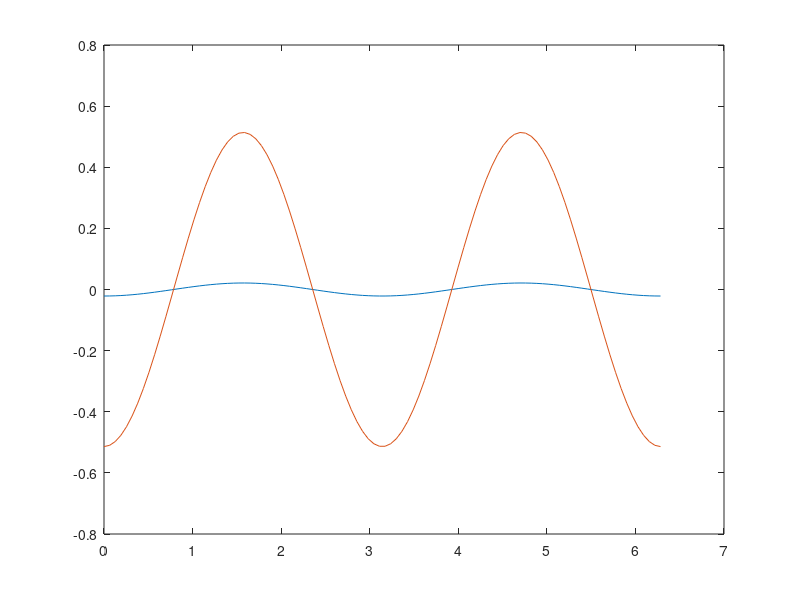

The MATLAB source for this figure: (Note: this script raises an error after producing the figure.)
clc 
clear 

%% r = 10
rho = 1.3;
a = 2;
nu = 2 ;
c = 330;
e = 1.25e-3;
mach = 0.076;
t = 0 ;
theta = linspace(0, 2*pi,100);
r = 10;
o = 2*pi;
k = (2*o)/c;

e2 = (1/pi) * (2/(k*a)^3);
Ha = (besselh(1,1,k*a) - besselh(3,1,k*a))/2  ; %derivative of hankel function


A1 = (4i * rho * a  * e * o * o )/(k * Ha);
A1 = A1 * exp(-1i *(pi/2));

H = besselh(nu, 1 , k*r);

pa = A1 * H .* exp(2i.*(theta - o*t));

plot(theta,real(pa));
hold on;

%% r = 2
rho = 1.3;
a = 2;
nu = 2 ;
c = 330;
e = 1.25e-3;
mach = 0.076;
t = 0 ;
theta = linspace(0, 2*pi,100);
r = 2;
o = 2*pi;
k = (2*o)/c;

e2 = (1/pi) * (2/(k*a)^3);
Ha = (besselh(1,1,k*a) - besselh(3,1,k*a))/2  ; %derivative of hankel function


A1 = (4i * rho * a  * e * o * o )/(k * Ha);
A1 = A1 * exp(-1i *(pi/2));

H = besselh(nu, 1 , k*r);

pa = A1 * H .* exp(2i.*(theta - o*t));

plot(theta,real(pa));
hold on;

%% plotting paper data 
n = readtable('r.csv');
x = table2array(n(:,1));
y = table2array(n(:,2));
scatter(x,y);


